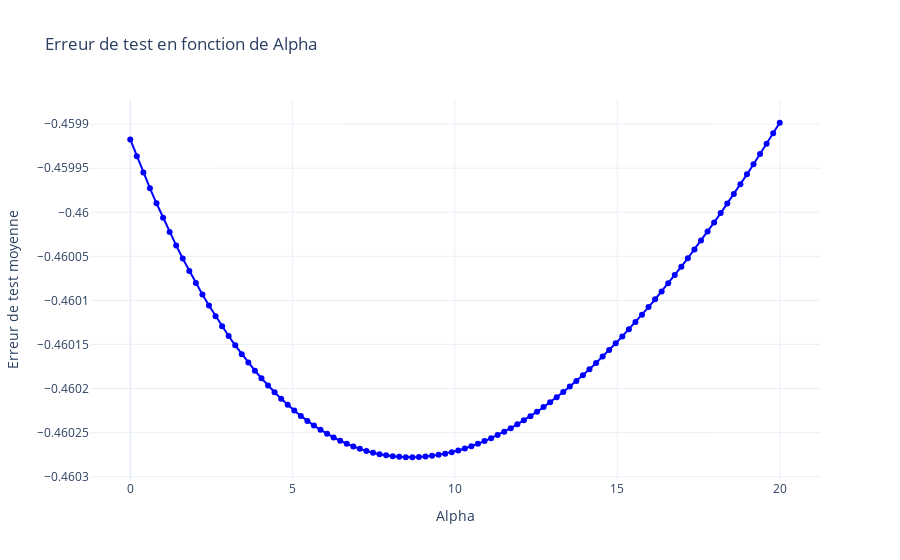
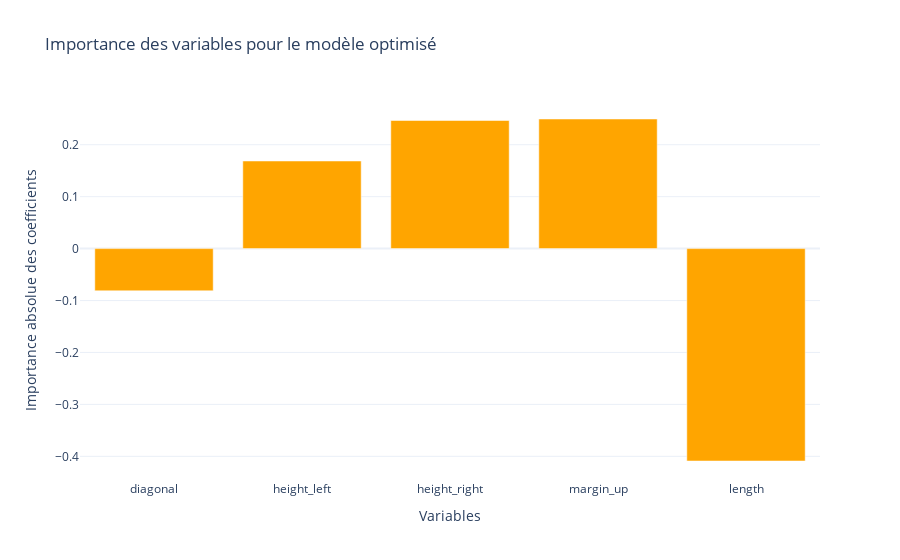

Notebook code for these charts, in order:
### Markdown cell above
### En utilisant R2

### Code cell
model_optimisation(linear_model.Ridge(), "r2", X_train, y_train, np.linspace(1e-10, 20, 100), X_test, y_test, feature_names)

### Figure 1 — Plotly figure (JSON) as saved in the notebook; plotly's stock layout.template omitted (floating-point values rounded to 4 significant figures)
{"data": [{"line": {"color": "blue"}, "mode": "lines+markers", "name": "Erreur de test moyenne", "type": "scatter", "x": [1e-10, 0.202, 0.404, 0.6061, 0.8081, 1.01, 1.212, 1.414, 1.616, 1.818, 2.02, 2.222, 2.424, 2.626, 2.828, 3.03, 3.232, 3.434, 3.636, 3.838, 4.04, 4.242, 4.444, 4.646, 4.848, 5.051, 5.253, 5.455, 5.657, 5.859, 6.061, 6.263, 6.465, 6.667, 6.869, 7.071, 7.273, 7.475, 7.677, 7.879, 8.081, 8.283, 8.485, 8.687, 8.889, 9.091, 9.293, 9.495, 9.697, 9.899, 10.1, 10.3, 10.51, 10.71, 10.91, 11.11, 11.31, 11.52, 11.72, 11.92, 12.12, 12.32, 12.53, 12.73, 12.93, 13.13, 13.33, 13.54, 13.74, 13.94, 14.14, 14.34, 14.55, 14.75, 14.95, 15.15, 15.35, 15.56, 15.76, 15.96, 16.16, 16.36, 16.57, 16.77, 16.97, 17.17, 17.37, 17.58, 17.78, 17.98, 18.18, 18.38, 18.59, 18.79, 18.99, 19.19, 19.39, 19.6, 19.8, 20], "y": [-0.4599, -0.4599, -0.46, -0.46, -0.46, -0.46, -0.46, -0.46, -0.4601, -0.4601, -0.4601, -0.4601, -0.4601, -0.4601, -0.4601, -0.4601, -0.4602, -0.4602, -0.4602, -0.4602, -0.4602, -0.4602, -0.4602, -0.4602, -0.4602, -0.4602, -0.4602, -0.4602, -0.4602, -0.4602, -0.4603, -0.4603, -0.4603, -0.4603, -0.4603, -0.4603, -0.4603, -0.4603, -0.4603, -0.4603, -0.4603, -0.4603, -0.4603, -0.4603, -0.4603, -0.4603, -0.4603, -0.4603, -0.4603, -0.4603, -0.4603, -0.4603, -0.4603, -0.4603, -0.4603, -0.4603, -0.4603, -0.4602, -0.4602, -0.4602, -0.4602, -0.4602, -0.4602, -0.4602, -0.4602, -0.4602, -0.4602, -0.4602, -0.4602, -0.4602, -0.4602, -0.4602, -0.4602, -0.4602, -0.4601, -0.4601, -0.4601, -0.4601, -0.4601, -0.4601, -0.4601, -0.4601, -0.4601, -0.4601, -0.4601, -0.4601, -0.46, -0.46, -0.46, -0.46, -0.46, -0.46, -0.46, -0.46, -0.46, -0.4599, -0.4599, -0.4599, -0.4599, -0.4599]}], "layout": {"autosize": true, "title": {"text": "Erreur de test en fonction de Alpha"}, "xaxis": {"autorange": true, "range": [-1.314, 21.31], "title": {"text": "Alpha"}, "type": "linear"}, "yaxis": {"autorange": true, "range": [-0.4603, -0.4599], "title": {"text": "Erreur de test moyenne"}, "type": "linear"}}}

### Figure 2 — Plotly figure (JSON) as saved in the notebook; plotly's stock layout.template omitted (floating-point values rounded to 4 significant figures)
{"data": [{"marker": {"color": "orange"}, "name": "Importance des variables", "type": "bar", "x": ["diagonal", "height_left", "height_right", "margin_up", "length"], "y": [-0.08124, 0.1687, 0.2466, 0.2495, -0.4089]}], "layout": {"autosize": true, "title": {"text": "Importance des variables pour le modèle optimisé"}, "xaxis": {"autorange": true, "range": [-0.5, 4.5], "title": {"text": "Variables"}, "type": "category"}, "yaxis": {"autorange": true, "range": [-0.4455, 0.2861], "title": {"text": "Importance absolue des coefficients"}, "type": "linear"}}}
